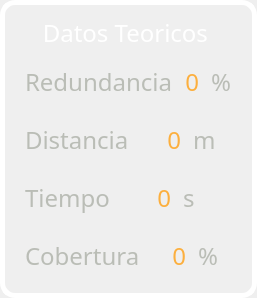
                  <widget class="QFrame" name="frame_8">
                   <property name="styleSheet">
                    <string notr="true">QFrame{
	border: 5px solid rgb(255, 255, 255);
	border-radius: 15px;
	color: rgb(186, 189, 182);
}
QFrame:hover{
  border: 5px solid #f9aa33;
}</string>
                   </property>
                   <property name="frameShape">
                    <enum>QFrame::StyledPanel</enum>
                   </property>
                   <property name="frameShadow">
                    <enum>QFrame::Raised</enum>
                   </property>
                   <layout class="QVBoxLayout" name="verticalLayout_6">
                    <item>
                     <widget class="QLabel" name="label_Datos_teoricos">
                      <property name="sizePolicy">
                       <sizepolicy hsizetype="Preferred" vsizetype="Expanding">
                        <horstretch>0</horstretch>
                        <verstretch>0</verstretch>
                       </sizepolicy>
                      </property>
                      <property name="font">
                       <font>
                        <family>Uroob</family>
                        <pointsize>18</pointsize>
                       </font>
                      </property>
                      <property name="styleSheet">
                       <string notr="true">border:none;
color: rgb(255, 255, 255);</string>
                      </property>
                      <property name="text">
                       <string>Datos Teoricos </string>
                      </property>
                      <property name="alignment">
                       <set>Qt::AlignCenter</set>
                      </property>
                     </widget>
                    </item>
                    <item>
                     <widget class="QFrame" name="frame_6">
                      <property name="styleSheet">
                       <string notr="true">border:none;</string>
                      </property>
                      <property name="frameShape">
                       <enum>QFrame::NoFrame</enum>
                      </property>
                      <property name="frameShadow">
                       <enum>QFrame::Raised</enum>
                      </property>
                      <layout class="QHBoxLayout" name="horizontalLayout_7">
                       <item>
                        <widget class="QLabel" name="label_redundancia">
                         <property name="font">
                          <font>
                           <family>Uroob</family>
                           <pointsize>18</pointsize>
                          </font>
                         </property>
                         <property name="text">
                          <string>Redundancia</string>
                         </property>
                        </widget>
                       </item>
                       <item>
                        <widget class="QLabel" name="redundancia">
                         <property name="font">
                          <font>
                           <family>Uroob</family>
                           <pointsize>18</pointsize>
                          </font>
                         </property>
                         <property name="styleSheet">
                          <string notr="true">color: rgb(252, 175, 62);</string>
                         </property>
                         <property name="text">
                          <string> 0</string>
                         </property>
                         <property name="alignment">
                          <set>Qt::AlignRight|Qt::AlignTrailing|Qt::AlignVCenter</set>
                         </property>
                        </widget>
                       </item>
                       <item>
                        <widget class="QLabel" name="label_5">
                         <property name="font">
                          <font>
                           <family>Uroob</family>
                           <pointsize>18</pointsize>
                          </font>
                         </property>
                         <property name="text">
                          <string> %</string>
                         </property>
                        </widget>
                       </item>
                      </layout>
                     </widget>
                    </item>
                    <item>
                     <widget class="QFrame" name="frame_3">
                      <property name="styleSheet">
                       <string notr="true">border:none;</string>
                      </property>
                      <property name="frameShape">
                       <enum>QFrame::NoFrame</enum>
                      </property>
                      <property name="frameShadow">
                       <enum>QFrame::Raised</enum>
                      </property>
                      <layout class="QHBoxLayout" name="horizontalLayout_5">
                       <item>
                        <widget class="QLabel" name="lbDistancia">
                         <property name="sizePolicy">
                          <sizepolicy hsizetype="Preferred" vsizetype="Preferred">
                           <horstretch>0</horstretch>
                           <verstretch>0</verstretch>
                          </sizepolicy>
                         </property>
                         <property name="font">
                          <font>
                           <family>Uroob</family>
                           <pointsize>18</pointsize>
                          </font>
                         </property>
                         <property name="text">
                          <string>Distancia</string>
                         </property>
                        </widget>
                       </item>
                       <item>
                        <widget class="QLabel" name="distanciaTeorica">
                         <property name="font">
                          <font>
                           <family>Uroob</family>
                           <pointsize>18</pointsize>
                          </font>
                         </property>
                         <property name="layoutDirection">
                          <enum>Qt::LeftToRight</enum>
                         </property>
                         <property name="styleSheet">
                          <string notr="true">color: rgb(252, 175, 62);</string>
                         </property>
                         <property name="text">
                          <string>0</string>
                         </property>
                         <property name="alignment">
                          <set>Qt::AlignRight|Qt::AlignTrailing|Qt::AlignVCenter</set>
                         </property>
                        </widget>
                       </item>
                       <item>
                        <widget class="QLabel" name="label">
                         <property name="font">
                          <font>
                           <family>Uroob</family>
                           <pointsize>18</pointsize>
                          </font>
                         </property>
                         <property name="layoutDirection">
                          <enum>Qt::RightToLeft</enum>
                         </property>
                         <property name="text">
                          <string> m</string>
                         </property>
                         <property name="alignment">
                          <set>Qt::AlignLeading|Qt::AlignLeft|Qt::AlignVCenter</set>
                         </property>
                        </widget>
                       </item>
                      </layout>
                     </widget>
                    </item>
                    <item>
                     <widget class="QFrame" name="frame_4">
                      <property name="styleSheet">
                       <string notr="true">border:none;</string>
                      </property>
                      <property name="frameShape">
                       <enum>QFrame::NoFrame</enum>
                      </property>
                      <property name="frameShadow">
                       <enum>QFrame::Raised</enum>
                      </property>
                      <layout class="QHBoxLayout" name="horizontalLayout_6">
                       <item>
                        <widget class="QLabel" name="lbTiempo">
                         <property name="sizePolicy">
                          <sizepolicy hsizetype="Preferred" vsizetype="Preferred">
                           <horstretch>0</horstretch>
                           <verstretch>0</verstretch>
                          </sizepolicy>
                         </property>
                         <property name="font">
                          <font>
                           <family>Uroob</family>
                           <pointsize>18</pointsize>
                          </font>
                         </property>
                         <property name="text">
                          <string>Tiempo</string>
                         </property>
                        </widget>
                       </item>
                       <item>
                        <widget class="QLabel" name="tiempoTeorico">
                         <property name="font">
                          <font>
                           <family>Uroob</family>
                           <pointsize>18</pointsize>
                          </font>
                         </property>
                         <property name="styleSheet">
                          <string notr="true">color: rgb(252, 175, 62);</string>
                         </property>
                         <property name="text">
                          <string>0</string>
                         </property>
                         <property name="alignment">
                          <set>Qt::AlignRight|Qt::AlignTrailing|Qt::AlignVCenter</set>
                         </property>
                        </widget>
                       </item>
                       <item>
                        <widget class="QLabel" name="label_2">
                         <property name="font">
                          <font>
                           <family>Uroob</family>
                           <pointsize>18</pointsize>
                          </font>
                         </property>
                         <property name="text">
                          <string> s</string>
                         </property>
                        </widget>
                       </item>
                      </layout>
                     </widget>
                    </item>
                    <item>
                     <widget class="QFrame" name="frame_5">
                      <property name="styleSheet">
                       <string notr="true">border:none;</string>
                      </property>
                      <property name="frameShape">
                       <enum>QFrame::NoFrame</enum>
                      </property>
                      <property name="frameShadow">
                       <enum>QFrame::Raised</enum>
                      </property>
                      <layout class="QHBoxLayout" name="horizontalLayout_4">
                       <item>
                        <widget class="QLabel" name="label_cobertura">
                         <property name="font">
                          <font>
                           <family>Uroob</family>
                           <pointsize>18</pointsize>
                          </font>
                         </property>
                         <property name="text">
                          <string>Cobertura</string>
                         </property>
                        </widget>
                       </item>
                       <item>
                        <widget class="QLabel" name="cobertura">
                         <property name="font">
                          <font>
                           <family>Uroob</family>
                           <pointsize>18</pointsize>
                          </font>
                         </property>
                         <property name="styleSheet">
                          <string notr="true">color: rgb(252, 175, 62);</string>
                         </property>
                         <property name="text">
                          <string> 0</string>
                         </property>
                         <property name="alignment">
                          <set>Qt::AlignRight|Qt::AlignTrailing|Qt::AlignVCenter</set>
                         </property>
                        </widget>
                       </item>
                       <item>
                        <widget class="QLabel" name="unidadesCobertura">
                         <property name="font">
                          <font>
                           <family>Uroob</family>
                           <pointsize>18</pointsize>
                          </font>
                         </property>
                         <property name="text">
                          <string> %</string>
                         </property>
                         <property name="alignment">
                          <set>Qt::AlignLeading|Qt::AlignLeft|Qt::AlignVCenter</set>
                         </property>
                        </widget>
                       </item>
                      </layout>
                     </widget>
                    </item>
                   </layout>
                  </widget>
